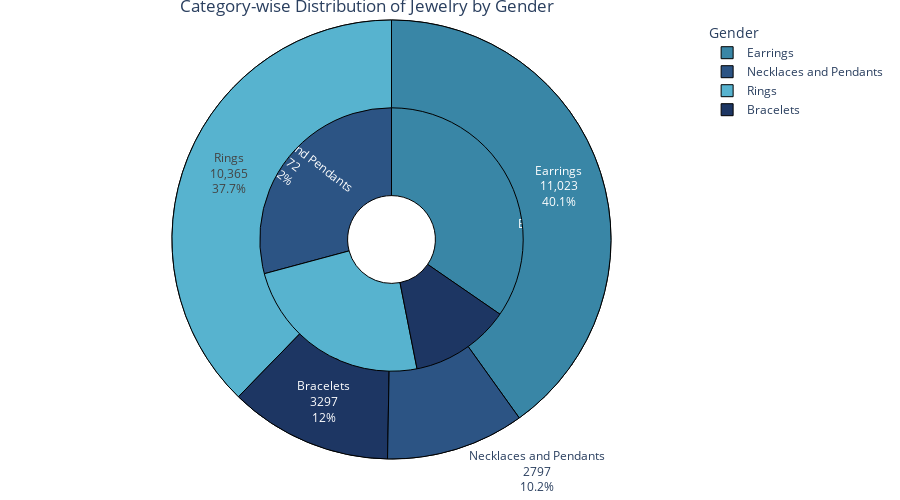

Notebook source saved alongside this figure:
### Code cell
import plotly.graph_objects as go

# Define the data
categories = ['Rings', 'Earrings', 'Necklaces and Pendants', 'Bracelets']
men_data = [total_sum_rings, total_sum_earrings, total_sum_necklace, total_sum_bracelet]
women_data = [total_sum_ringsw, total_sum_earringsw, total_sum_necklacew, total_sum_braceletw]

# Create a single donut chart
fig = go.Figure()

# Add trace for men
fig.add_trace(go.Pie(
    labels=categories,
    values=men_data,
    hole=0.2,
    name='Men',
    marker=dict(colors=['#57B3CF', '#3986A6', '#2C5484', '#1D3663'], line=dict(color='black', width=1)),
    hoverinfo='label+percent+value+name',
    hovertemplate='<b>%{label}</b><br><br>Value: %{value}<br>Percentage: %{percent}<extra></extra>',
    textinfo='percent+label+value',
    insidetextorientation='radial',
))

# Add trace for women
fig.add_trace(go.Pie(
    labels=categories,
    values=women_data,
    hole=0.6,
    name='Women',
    marker=dict(colors=['#57B3CF', '#3986A6', '#2C5484', '#1D3663'], line=dict(color='black', width=1)),
    hoverinfo='label+percent+value+name',
    hovertemplate='<b>%{label}</b><br><br>Value: %{value}<br>Percentage: %{percent}<extra></extra>',
    textinfo='percent+label+value',
))

# Update layout
fig.update_layout(
    title_text="Category-wise Distribution of Jewelry by Gender",
    title_x=0.2,
    title_y=1,
    legend=dict(title=dict(text='Gender')),
    margin=dict(l=20, r=20, t=20, b=20),
    height=500,
    font=dict(size=12),
    uniformtext_minsize=10,  # Adjust text size for consistency
    uniformtext_mode='hide',
)

# Show the plot
fig.show()

### Figure 1 — Plotly figure (JSON) as saved in the notebook; plotly's stock layout.template omitted (floating-point values rounded to 4 significant figures)
{"data": [{"hole": 0.2, "hoverinfo": "label+percent+value+name", "hovertemplate": "<b>%{label}</b><br><br>Value: %{value}<br>Percentage: %{percent}<extra></extra>", "insidetextorientation": "radial", "labels": ["Rings", "Earrings", "Necklaces and Pendants", "Bracelets"], "marker": {"colors": ["#57B3CF", "#3986A6", "#2C5484", "#1D3663"], "line": {"color": "black", "width": 1}}, "name": "Men", "textinfo": "percent+label+value", "type": "pie", "values": [2354, 3405, 2872, 1210]}, {"hole": 0.6, "hoverinfo": "label+percent+value+name", "hovertemplate": "<b>%{label}</b><br><br>Value: %{value}<br>Percentage: %{percent}<extra></extra>", "labels": ["Rings", "Earrings", "Necklaces and Pendants", "Bracelets"], "marker": {"colors": ["#57B3CF", "#3986A6", "#2C5484", "#1D3663"], "line": {"color": "black", "width": 1}}, "name": "Women", "textinfo": "percent+label+value", "type": "pie", "values": [10365, 11023, 2797, 3297]}], "layout": {"font": {"size": 12}, "height": 500, "legend": {"title": {"text": "Gender"}}, "margin": {"b": 20, "l": 20, "r": 20, "t": 20}, "title": {"text": "Category-wise Distribution of Jewelry by Gender", "x": 0.2, "y": 1}, "uniformtext": {"minsize": 10, "mode": "hide"}}}
